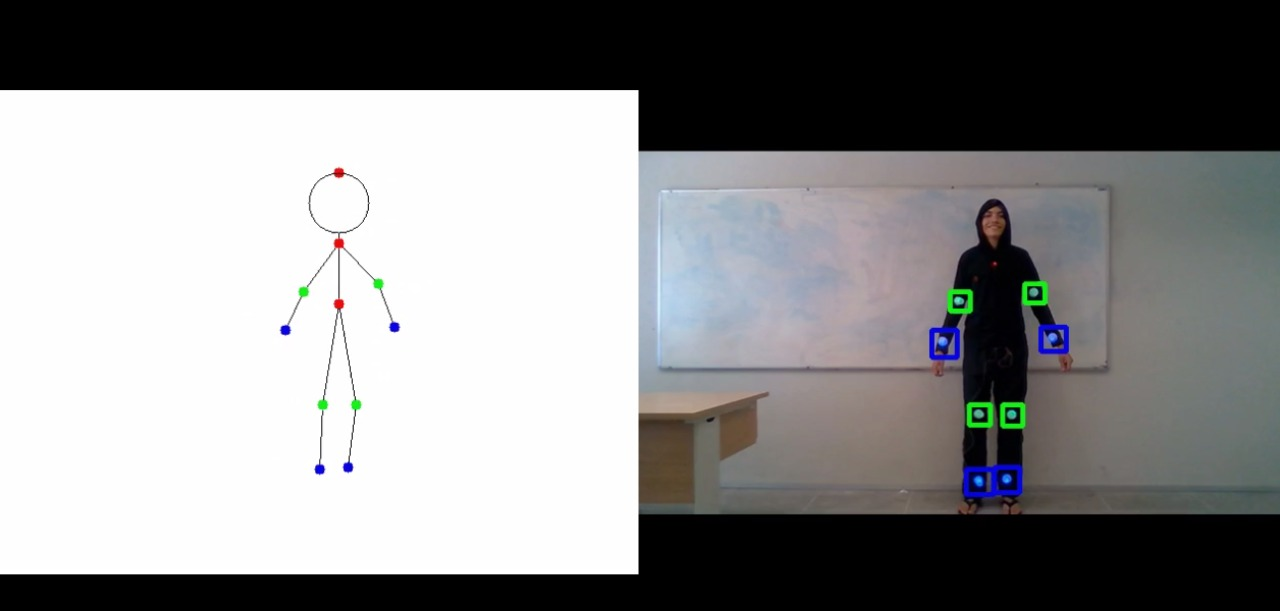
#> input picture image.jpeg, 1280 x 611 px, given in place of v2.MP4, which was not available
$ python DetectorDeMovimento.py
#> lines starting #> are read from the running program, lines starting #| are printed output that depends on the picture; after the words box and inside, x2 and y2 are one past the last pixel; in counts of white or black regions, pixels touching at a corner belong together; pictures that were not available may be replaced by others from this repository, and a replacement may not be noted
import numpy as np
import cv2
from operator import itemgetter

#abre a captura de vídeo. parâmetro 0 = webcam
cap = cv2.VideoCapture('v2.MP4')

c1=[0,0,0]
c2=[0,0,0]
c3=[0,0,0]
c4=[0,0,0]
c5=[0,0,0]
c6=[0,0,0]
c7=[0,0,0]
c8=[0,0,0]
c9=[0,0,0]
c10=[0,0,0]
c11=[0,0,0]

def ligaPontos(p1,p2):
    cv2.line(img, (p1[0], p1[1]), (p2[0], p2[1]), (0,0,0))

def desenhaBoneco(pontos):

    pontoTroncoMeio = 0
    k = 0
    #Liga Tronco
    backup = 0
    pontos = sorted(pontos, key=itemgetter(1))
    for i in range(len(pontos)):
        if (pontos[i][2] == 0):
            cv2.circle(img, (pontos[i][0], pontos[i][1]), 5, (0,0,255), -1)
            k = k + 1
            if(k == 1):
                cv2.circle(img, (pontos[i][0], pontos[i][1]-30), 30, (0,0,0))
            if(k == 2):
                pontoTroncoMeio = pontos[i]
            if(backup != 0):
                ligaPontos(backup, pontos[i])
            backup = pontos[i]

    #liga braços e pernas
    k = 0
    bracoE = [img.shape[1]-1, 0 , 0]
    pernaE = [img.shape[1]-1, 0 , 0]
    bracoD = [0,0,0]
    pernaD = [0,0,0]
    for i in range(len(pontos)):
        if (pontos[i][2] == 1):
            cv2.circle(img, (pontos[i][0], pontos[i][1]), 5, (0,255,0), -1)
            k = k + 1
            if(k <= 2):
                ligaPontos(pontoTroncoMeio, pontos[i])
                if(pontos[i][0] < bracoE[0]):
                    bracoE = pontos[i]
                if(pontos[i][0] > bracoD[0]):
                    bracoD = pontos[i]
            else:
                ligaPontos(backup, pontos[i])
                if(pontos[i][0] < pernaE[0]):
                    pernaE = pontos[i]
                if(pontos[i][0] > pernaD[0]):
                    pernaD = pontos[i]

    #liga mão e pé esquerdo
    k = 0
    for i in range(len(pontos)):
        if (pontos[i][2] == 2):
            cv2.circle(img, (pontos[i][0], pontos[i][1]), 5, (255,0,0), -1)
            k = k + 1
            if(k == 1):
                ligaPontos(bracoE, pontos[i])
            else:
                ligaPontos(pernaE, pontos[i])


    #liga mão e pé direito
    k = 0
    for i in range(len(pontos)):
        if (pontos[i][2] == 3):
            cv2.circle(img, (pontos[i][0], pontos[i][1]), 5, (0,255,255), -1)
            k = k + 1
            if(k == 1):
                ligaPontos(bracoD, pontos[i])
            else:
                ligaPontos(pernaD, pontos[i])
#======================================================================================================
def findMaxValueCount(c):
    #retorna a área em pixels de um determinado contorno
    maxArea = cv2.contourArea(c[0])
    contourId = 0
    i = 0
    for cnt in c:
        if maxArea < cv2.contourArea(cnt):
            maxArea = cv2.contourArea(cnt)
            contourId = i
        i += 1
    #em cnt obtemos o contorno de maior área do conjunto de possíveis contornos
    cnt = c[contourId]
    return cnt, contourId,maxArea

def desenhaRetangulo(cntT, maxArea):
    #retorna um retângulo que envolve o contorno em questão
    x2,y2,w2,h2 = cv2.boundingRect(cntT)
    cv2.rectangle(frame, (x2, y2), (x2 + w2, y2 + h2), (0, 255,0), 2)
    center2 = (x2,y2)
    if(maxArea < 100.0):
        cv2.rectangle(frame,(x2,y2),(x2+w2,y2+h2),(0,0,255),3)
        return center2
    return (0,0)

while (True):
    #lê cada quadro e carrega na variável frame
    _, frame = cap.read()
#> frame is the input picture: shape (611, 1280, 3); mean B, G, R 136.7, 136.3, 136.2
    frame = cv2.flip(frame,1)

    #transforma a imagem de RGB para HSV
    hsvImage = cv2.cvtColor(frame, cv2.COLOR_BGR2HSV)
#> hsvImage: shape (611, 1280, 3); mean H, S, V 25.4, 13.8, 139.3

    #vermelho vermelho
    lowerRed = np.array([161, 200, 200])
    upperRed = np.array([179, 255, 255])

    #vermelho verde
    lowerGreen = np.array([45, 200, 200])
    upperGreen = np.array([75, 255, 255])

    #vermelho azul
    lowerBlue = np.array([94, 200, 200])
    upperBlue = np.array([126, 255, 255])

    #vermelho amarelo
    lowerYellow = np.array([20, 200, 200])
    upperYellow = np.array([30, 255, 255])

    #CFG TO LED RED
    mask = cv2.inRange(hsvImage, lowerRed, upperRed)
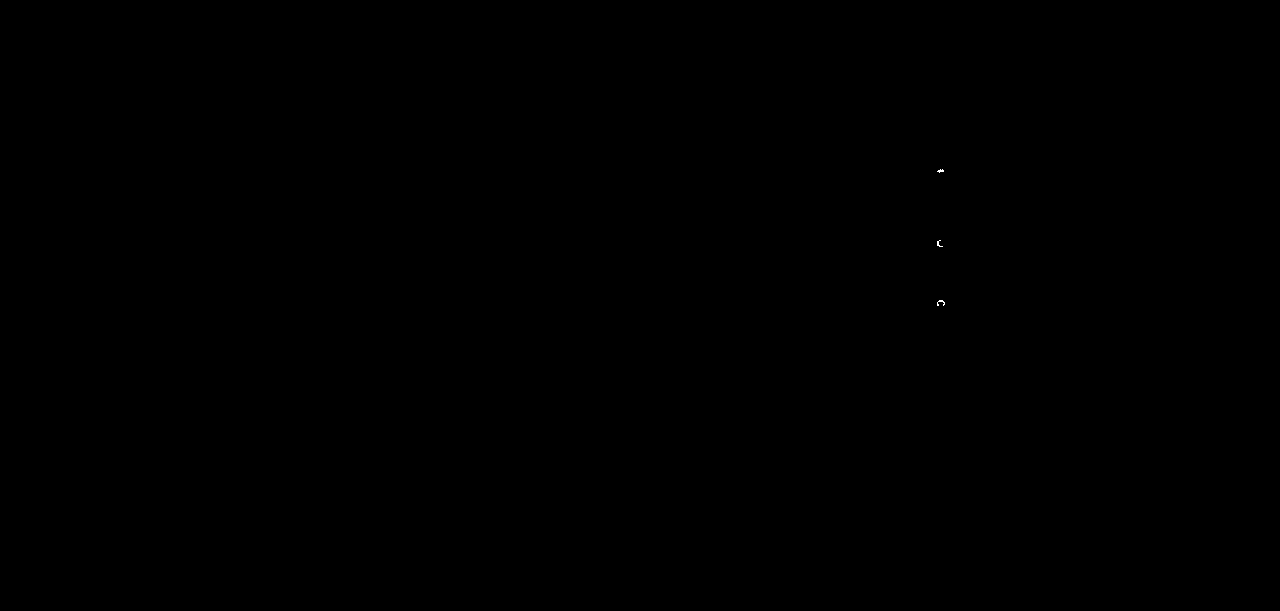
#> mask: shape (611, 1280); 0.01% white in thin lines or dots, all inside (x1, y1, x2, y2) = (937, 169, 945, 306)
    result = cv2.bitwise_and(frame, frame, mask = mask)
    gray = cv2.cvtColor(result, cv2.COLOR_BGR2GRAY)
    _,gray = cv2.threshold(gray, 0, 255, cv2.THRESH_BINARY | cv2.THRESH_OTSU)
    contours, hierarchy = cv2.findContours(gray, cv2.RETR_TREE, cv2.CHAIN_APPROX_SIMPLE)
#> contours = 3 contours, all with area under 20


    #CFG TO LED GREEN
    maskGreen = cv2.inRange(hsvImage, lowerGreen, upperGreen)
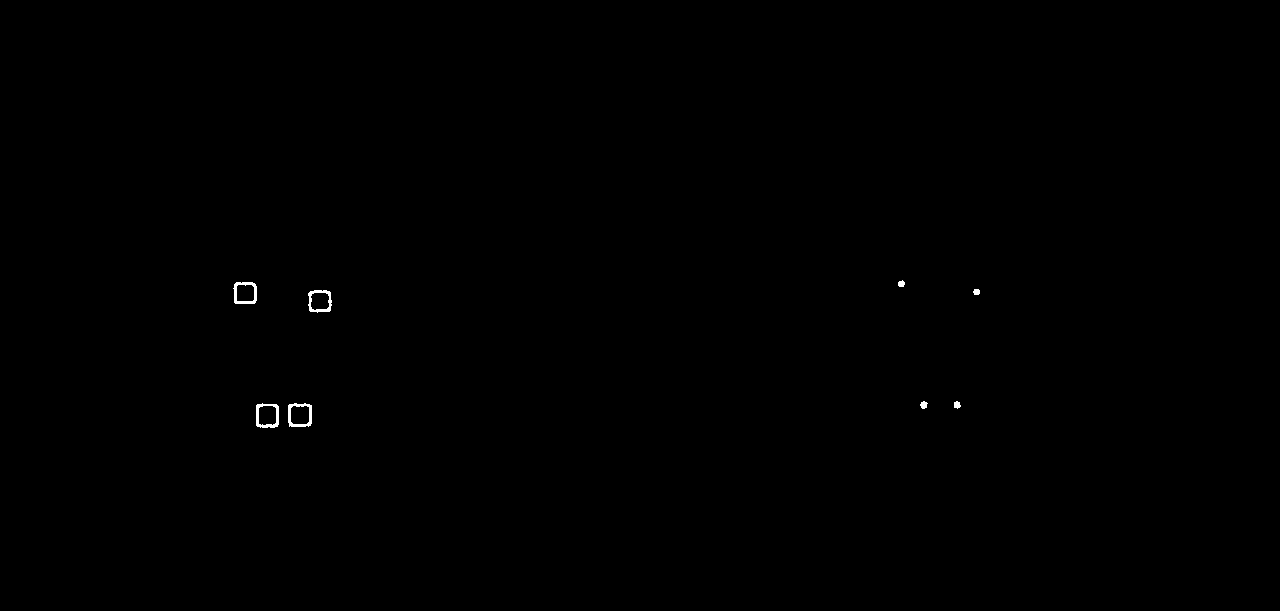
#> maskGreen: shape (611, 1280); 0.14% white; 8 white regions
    resultGreen = cv2.bitwise_and(frame, frame, mask = maskGreen)
    grayGreen = cv2.cvtColor(resultGreen, cv2.COLOR_BGR2GRAY)
    _,grayGreen = cv2.threshold(grayGreen, 0, 255, cv2.THRESH_BINARY | cv2.THRESH_OTSU)
    contoursGreen, hierarchyGreen = cv2.findContours(grayGreen, cv2.RETR_TREE, cv2.CHAIN_APPROX_SIMPLE)
#> contoursGreen = 12 contours; largest, box (x1, y1, x2, y2) and area: (288, 403, 312, 427) 498, (256, 403, 279, 428) 492, (233, 282, 257, 304) 450, (308, 290, 332, 313) 441, (290, 405, 310, 425) 338

    #CFG TO LED Blue
    maskBlue = cv2.inRange(hsvImage, lowerBlue, upperBlue)
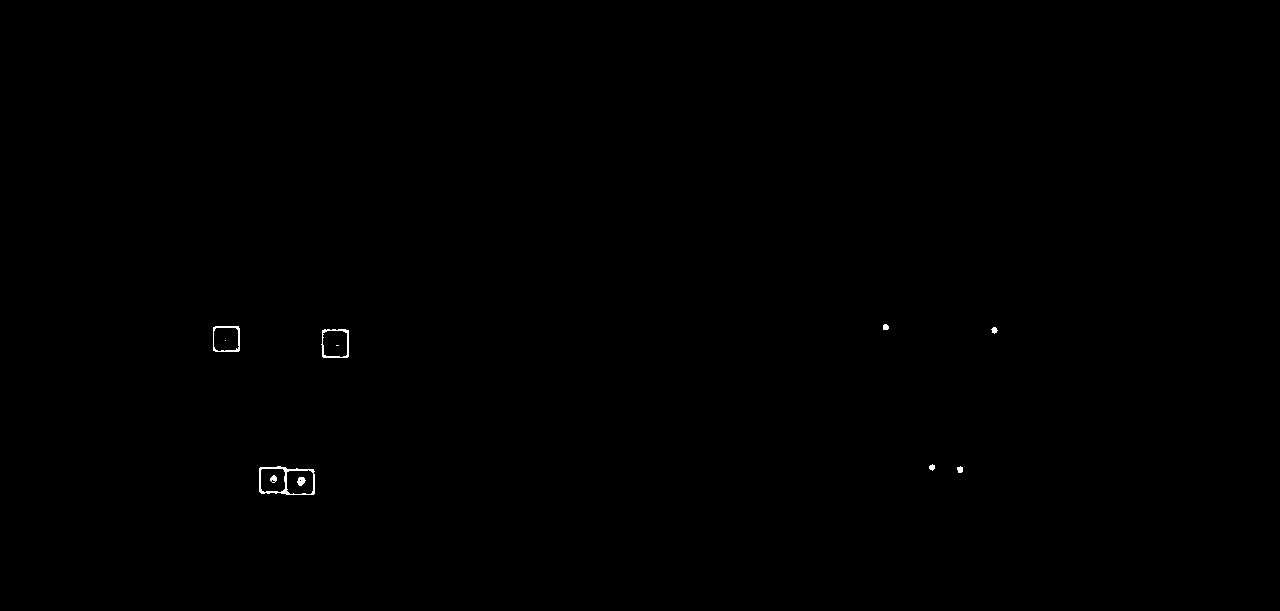
#> maskBlue: shape (611, 1280); 0.12% white in thin lines or dots, all inside (x1, y1, x2, y2) = (213, 324, 998, 495)
    resultBlue = cv2.bitwise_and(frame, frame, mask = maskBlue)
    grayBlue = cv2.cvtColor(resultBlue, cv2.COLOR_BGR2GRAY)
    _,grayBlue = cv2.threshold(grayBlue, 0, 255, cv2.THRESH_BINARY | cv2.THRESH_OTSU)
    contoursBlue, hierarchyBlue = cv2.findContours(grayBlue, cv2.RETR_TREE, cv2.CHAIN_APPROX_SIMPLE)
#> contoursBlue = 17 contours, 4 with area under 20; largest, box (x1, y1, x2, y2) and area: (259, 466, 315, 495) 1391, (321, 329, 349, 358) 719, (213, 326, 240, 352) 645, (286, 469, 314, 495) 622, (322, 330, 348, 358) 620

    #CFG TO LED Yellow
    maskYellow = cv2.inRange(hsvImage, lowerYellow, upperYellow)
#> maskYellow: shape (611, 1280); every value is 0
    resultYellow = cv2.bitwise_and(frame, frame, mask = maskYellow)
#> resultYellow: shape (611, 1280, 3); every value is 0
    grayYellow = cv2.cvtColor(resultYellow, cv2.COLOR_BGR2GRAY)
    _,grayYellow = cv2.threshold(grayYellow, 0, 255, cv2.THRESH_BINARY | cv2.THRESH_OTSU)
    contoursYellow, hierarchyYellow = cv2.findContours(grayYellow, cv2.RETR_TREE, cv2.CHAIN_APPROX_SIMPLE)
#> contoursYellow = []

    #se existir contornos do LED RED
    if contours:
        #verificadores
        v2=0
        v3=0

        #pontos
        c1=[0,0,0]
        c2=[0,0,0]
        c3=[0,0,0]

        cnt, idRemove,maxArea1 = findMaxValueCount(contours)
#> in findMaxValueCount, `maxArea = cv2.contourArea(c[0])`: maxArea = 8
#> the loop in findMaxValueCount, `for cnt in c:` made 3 passes
#> (maxArea, contourId) on pass 3: (8.5, 2)
#> after the loop in findMaxValueCount, `for cnt in c:`: contourId = 2; i = 3; maxArea = 8.5
#> in findMaxValueCount, `cnt = c[contourId]`: cnt = contour of 11 points, box (x1, y1, x2, y2) (937, 169, 944, 173), area 8
#> idRemove = 2; maxArea1 = 8.5
        del contours[idRemove]
        if(contours):
            v2=1
            cnt2, idRemove,maxArea2 = findMaxValueCount(contours)
#> the loop in findMaxValueCount (call 2), `for cnt in c:` made 2 passes
#> i on passes 1 to 2: 1, 2
#> cnt2 = contour of 15 points, box (x1, y1, x2, y2) (937, 300, 945, 306), area 8; idRemove = 0; maxArea2 = 8
            del contours[idRemove]
        if(contours):
            v3=1
            cnt3, idRemove,maxArea3 = findMaxValueCount(contours)
#> cnt3 = contour of 12 points, box (x1, y1, x2, y2) (937, 240, 943, 247), area 6; maxArea3 = 5.5
            del contours[idRemove]

        #retorna um retângulo que envolve o contorno em questão
        x,y,w,h = cv2.boundingRect(cnt)
#> x = 937; y = 169; w = 7; h = 4
        cv2.rectangle(frame, (x, y), (x + w, y + h), (0, 255,0), 2)
#> frame: shape (611, 1280, 3); mean B, G, R 136.7, 136.3, 136.2
        c1 = (x,y)
#> c1 = (937, 169)
        #printa a posicao do vermehlo
        #print ("centro_1 : ",c1)
        cv2.rectangle(frame,(x,y),(x+w,y+h),(0,0,255),3)
#> frame: shape (611, 1280, 3); mean B, G, R 136.7, 136.3, 136.2

        #Desenha o retangulo do ponto vermelho
        if(v2==1 ):
            c2 = desenhaRetangulo(cnt2,maxArea2)
#> in desenhaRetangulo, `x2,y2,w2,h2 = cv2.boundingRect(cntT)`: x2 = 937; y2 = 300; w2 = 8; h2 = 6
#> in desenhaRetangulo, `center2 = (x2,y2)`: center2 = (937, 300)
#> c2 = (937, 300)
            #print("centro_2 : ", c2)

        #Desenha o retangulo do ponto vermelho
        if(v3==1 ):
            c3 = desenhaRetangulo(cnt3,maxArea3)
#> c3 = (937, 240)
            #print("centro_3 : ", c3)

    #se existir contornos do LED green
    if contoursGreen:
        #verificadores
        v5=0
        v6=0
        v7=0

        #pontos
        c4=[0,0,0]
        c5=[0,0,0]
        c6=[0,0,0]
        c7=[0,0,0]

        cnt4, idRemove, maxArea4 = findMaxValueCount(contoursGreen)
#> cnt4 = contour of 26 points, box (x1, y1, x2, y2) (288, 403, 312, 427), area 498; maxArea4 = 498.5
        del contoursGreen[idRemove]
        if(contoursGreen):
            v5=1
            cnt5, idRemove,maxArea5 = findMaxValueCount(contoursGreen)
#> cnt5 = contour of 22 points, box (x1, y1, x2, y2) (256, 403, 279, 428), area 492; idRemove = 1; maxArea5 = 492.5
            del contoursGreen[idRemove]
        if(contoursGreen):
            v6=1
            cnt6, idRemove, maxArea6 = findMaxValueCount(contoursGreen)
#> cnt6 = contour of 20 points, box (x1, y1, x2, y2) (233, 282, 257, 304), area 450; idRemove = 7; maxArea6 = 450
            del contoursGreen[idRemove]
        if(contoursGreen):
            v7=1
            cnt7, idRemove, maxArea7 = findMaxValueCount(contoursGreen)
#> cnt7 = contour of 31 points, box (x1, y1, x2, y2) (308, 290, 332, 313), area 441; idRemove = 4; maxArea7 = 441
            del contoursGreen[idRemove]

        #retorna um retângulo que envolve o contorno em questão
        x4,y4,w4,h4 = cv2.boundingRect(cnt4)
#> x4 = 288; y4 = 403; w4 = 24; h4 = 24
        cv2.rectangle(frame, (x4, y4), (x4 + w4, y4 + h4), (0, 255,0), 2)
#> frame: shape (611, 1280, 3); mean B, G, R 136.7, 136.3, 136.2
        c4 = (x4,y4)
#> c4 = (288, 403)
        #printa a posicao do vermehlo
        #print ("centro_4 : ",c4)
        cv2.rectangle(frame,(x4,y4),(x4+w4,y4+h4),(0,0,255),3)

        #Desenha o retangulo do ponto vermelho
        if(v5==1 ):
            c5 = desenhaRetangulo(cnt5,maxArea5)
#> c5 = (0, 0)
            #print("centro_5 : ", c5)

        #Desenha o retangulo do ponto vermelho
        if(v6==1 ):
            c6 = desenhaRetangulo(cnt6,maxArea6)
#> c6 = (0, 0)
           # print("centro_6 : ", c6)

        #Desenha o retangulo do ponto vermelho
        if(v7==1 ):
            c7 = desenhaRetangulo(cnt7,maxArea7)
#> c7 = (0, 0)
            #print("centro_7 : ", c7)

##    #se existir contornos do LED Blue
    if contoursBlue:
        #verificadores
        v9=0

        #pontos
        c8=[0,0,0]
        c9=[0,0,0]

        cnt8, idRemove,maxArea8 = findMaxValueCount(contoursBlue)
#> cnt8 = contour of 36 points, box (x1, y1, x2, y2) (259, 466, 315, 495), area 1391; idRemove = 1; maxArea8 = 1391
        del contoursBlue[idRemove]
        if(contoursBlue):
            v9=1
            cnt9, idRemove,maxArea9 = findMaxValueCount(contoursBlue)
#> cnt9 = contour of 24 points, box (x1, y1, x2, y2) (321, 329, 349, 358), area 719; idRemove = 8; maxArea9 = 719
            del contoursBlue[idRemove]

        #retorna um retângulo que envolve o contorno em questão
        x8,y8,w8,h8 = cv2.boundingRect(cnt8)
#> x8 = 259; y8 = 466; w8 = 56; h8 = 29
        cv2.rectangle(frame, (x8, y8), (x8 + w8, y8 + h8), (0, 255,0), 2)
        c8 = (x8,y8)
#> c8 = (259, 466)
        #printa a posicao do vermehlo
       # print ("centro_8 : ",c8)
        cv2.rectangle(frame,(x8,y8),(x8+w8,y8+h8),(0,0,255),3)

        #Desenha o retangulo do ponto vermelho
        if(v9==1 ):
            c9 = desenhaRetangulo(cnt9,maxArea9)
#> in desenhaRetangulo (call 6), `x2,y2,w2,h2 = cv2.boundingRect(cntT)`: x2 = 321; y2 = 329; w2 = 28; h2 = 29
#> in desenhaRetangulo (call 6), `cv2.rectangle(frame, (x2, y2), (x2 + w2, y2 + h2), (0, 255,0), 2)`:
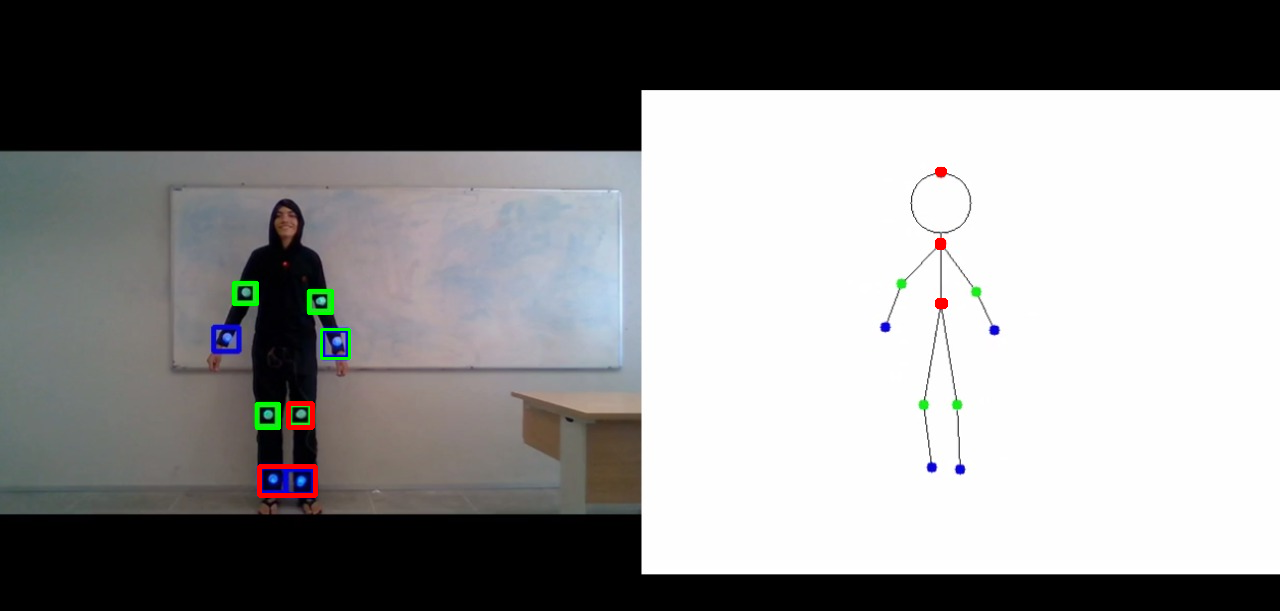
#> frame: shape (611, 1280, 3); mean B, G, R 136.4, 136.3, 136.6
#> in desenhaRetangulo (call 6), `center2 = (x2,y2)`: center2 = (321, 329)
#> c9 = (0, 0)
            #print("centro_9 : ", c9)

    #se existir contornos do LED Yellow
    if contoursYellow:
        #verificadores
        v11=0

        #pontos
        c10=[0,0,0]
        c11=[0,0,0]

        cnt10, idRemove,maxArea10 = findMaxValueCount(contoursYellow)
        del contoursYellow[idRemove]
        if(contoursYellow):
            v11=1
            cnt11, idRemove,maxArea11 = findMaxValueCount(contoursYellow)
            del contoursYellow[idRemove]

        #retorna um retângulo que envolve o contorno em questão
        x10,y10,w10,h10 = cv2.boundingRect(cnt10)
        cv2.rectangle(frame, (x10, y10), (x10 + w10, y10 + h10), (0, 255,0), 2)
        c10 = (x10,y10)
        #printa a posicao do vermehlo
        #print ("centro_10 : ",c10)
        cv2.rectangle(frame,(x10,y10),(x10+w10,y10+h10),(0,0,255),3)

        #Desenha o retangulo do ponto vermelho
        if(v11==1 ):
            c11 = desenhaRetangulo(cnt11,maxArea11)
            print("centro_11 : ", c11)

    img = np.zeros((600,600,3),  dtype="uint8")
    img = cv2.bitwise_not(img)


    lista = []
    lista = [ [c1[0], c1[1], 0],  [c2[0], c2[1], 0],  [c3[0], c3[1], 0],  [c4[0], c4[1], 1],   [c5[0], c5[1], 1], [c6[0], c6[1], 1],   [c7[0], c7[1], 1],    [c8[0], c8[1], 2],    [c9[0], c9[1], 2],  [c10[0], c10[1], 3],  [c11[0], c11[1], 3]]
#> lista = [[937, 169, 0], [937, 300, 0], [937, 240, 0], [288, 403, 1], [0, 0, 1], [0, 0, 1], [0, 0, 1], [259, 466, 2], [0, 0, 2], [0, 0, 3], [0, 0, 3]]
    lista = [ [0, 0, 0],  [0, 0, 0],  [0, 0, 0],  [c4[0], c4[1], 1],   [c5[0], c5[1], 1], [c6[0], c6[1], 1],   [c7[0], c7[1], 1], [0,0, 2],    [0,0, 2],  [0,0, 3],  [0,0, 3]]
#> lista = [[0, 0, 0], [0, 0, 0], [0, 0, 0], [288, 403, 1], [0, 0, 1], [0, 0, 1], [0, 0, 1], [0, 0, 2], [0, 0, 2], [0, 0, 3], [0, 0, 3]]

    desenhaBoneco( lista )
#> in desenhaBoneco, `pontos = sorted(pontos, key=itemgetter(1))`: pontos = [[0, 0, 0], [0, 0, 0], [0, 0, 0], [0, 0, 1], [0, 0, 1], [0, 0, 1], [0, 0, 2], [0, 0, 2], [0, 0, 3], [0, 0, 3], [288, 403, 1]]
#> the loop in desenhaBoneco, `for i in range(len(pontos)):` made 11 passes
#> after the loop in desenhaBoneco, `for i in range(len(pontos)):`:
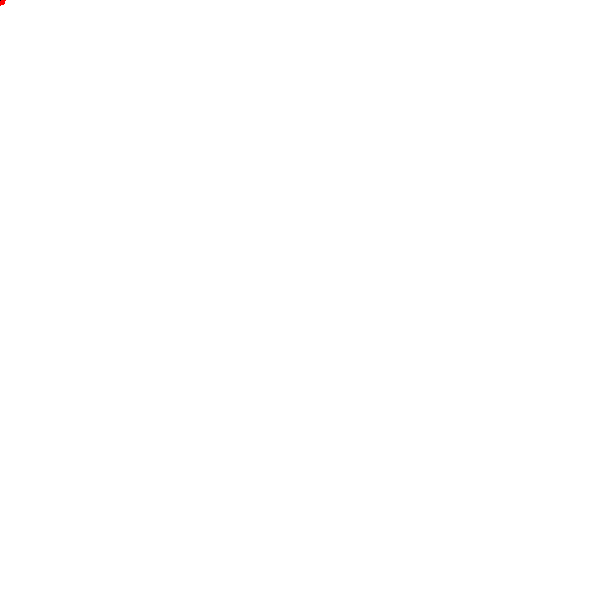
#> img: shape (600, 600, 3); mean of channels 0, 1, 2 255, 255, 255; drawn as B, G, R
#> after the loop in desenhaBoneco, `for i in range(len(pontos)):`: k = 3
#> the loop in desenhaBoneco, `for i in range(len(pontos)):` made 11 passes
#> after the loop in desenhaBoneco, `for i in range(len(pontos)):`:
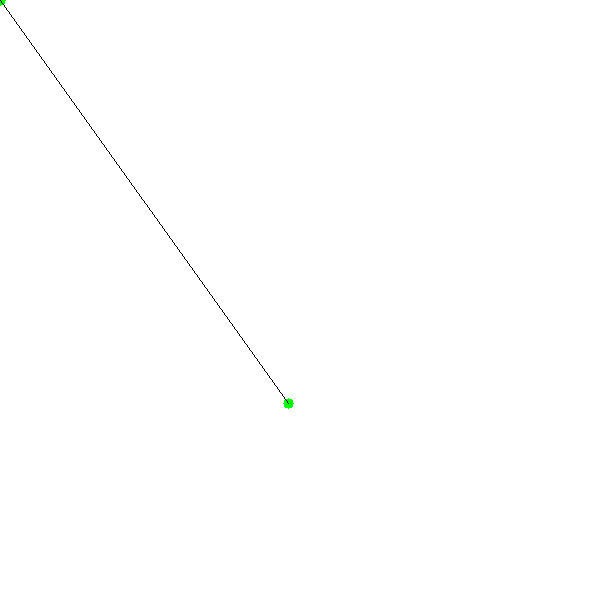
#> img: shape (600, 600, 3); 0.14% of pixels changed, all inside (x1, y1, x2, y2) = (0, 0, 294, 409); drawn as B, G, R
#> after the loop in desenhaBoneco, `for i in range(len(pontos)):`: bracoD = [0, 0, 0]; k = 4
#> the loop in desenhaBoneco, `for i in range(len(pontos)):` made 11 passes
#> after the loop in desenhaBoneco, `for i in range(len(pontos)):`: k = 2
#> the loop in desenhaBoneco, `for i in range(len(pontos)):` made 11 passes
    cv2.imshow("a", img)

    cv2.imshow('frame', frame)

    if cv2.waitKey(1) & 0xFF == ord('q'):
#> (key q is pressed here)
        break

cap.release()
cv2.destroyAllWindows()
